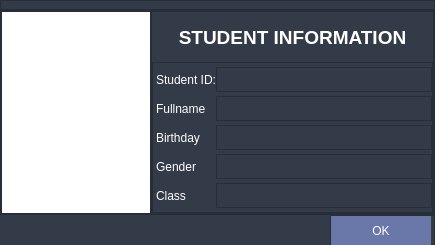
<?xml version="1.0" encoding="UTF-8"?>
<ui version="4.0">
 <class>Form</class>
 <widget class="QWidget" name="Form">
  <property name="geometry">
   <rect>
    <x>0</x>
    <y>0</y>
    <width>435</width>
    <height>245</height>
   </rect>
  </property>
  <property name="minimumSize">
   <size>
    <width>435</width>
    <height>245</height>
   </size>
  </property>
  <property name="maximumSize">
   <size>
    <width>435</width>
    <height>245</height>
   </size>
  </property>
  <property name="windowTitle">
   <string>Form</string>
  </property>
  <property name="styleSheet">
   <string notr="true">background-color: rgb(52, 59, 72);</string>
  </property>
  <layout class="QVBoxLayout" name="verticalLayout_3">
   <property name="spacing">
    <number>0</number>
   </property>
   <property name="leftMargin">
    <number>0</number>
   </property>
   <property name="topMargin">
    <number>0</number>
   </property>
   <property name="rightMargin">
    <number>0</number>
   </property>
   <property name="bottomMargin">
    <number>0</number>
   </property>
   <item>
    <widget class="QFrame" name="frame_6">
     <property name="minimumSize">
      <size>
       <width>0</width>
       <height>10</height>
      </size>
     </property>
     <property name="maximumSize">
      <size>
       <width>16777215</width>
       <height>10</height>
      </size>
     </property>
     <property name="frameShape">
      <enum>QFrame::StyledPanel</enum>
     </property>
     <property name="frameShadow">
      <enum>QFrame::Raised</enum>
     </property>
    </widget>
   </item>
   <item>
    <widget class="QFrame" name="frame_4">
     <property name="frameShape">
      <enum>QFrame::StyledPanel</enum>
     </property>
     <property name="frameShadow">
      <enum>QFrame::Raised</enum>
     </property>
     <layout class="QHBoxLayout" name="horizontalLayout">
      <property name="spacing">
       <number>0</number>
      </property>
      <property name="leftMargin">
       <number>0</number>
      </property>
      <property name="topMargin">
       <number>0</number>
      </property>
      <property name="rightMargin">
       <number>0</number>
      </property>
      <property name="bottomMargin">
       <number>0</number>
      </property>
      <item>
       <widget class="QFrame" name="frame">
        <property name="minimumSize">
         <size>
          <width>150</width>
          <height>0</height>
         </size>
        </property>
        <property name="frameShape">
         <enum>QFrame::StyledPanel</enum>
        </property>
        <property name="frameShadow">
         <enum>QFrame::Raised</enum>
        </property>
        <layout class="QVBoxLayout" name="verticalLayout_2">
         <property name="spacing">
          <number>0</number>
         </property>
         <property name="leftMargin">
          <number>0</number>
         </property>
         <property name="topMargin">
          <number>0</number>
         </property>
         <property name="rightMargin">
          <number>0</number>
         </property>
         <property name="bottomMargin">
          <number>0</number>
         </property>
         <item>
          <widget class="QLabel" name="label_7">
           <property name="styleSheet">
            <string notr="true">background-color: rgb(255, 255, 255);</string>
           </property>
           <property name="text">
            <string/>
           </property>
          </widget>
         </item>
        </layout>
       </widget>
      </item>
      <item>
       <widget class="QFrame" name="frame_2">
        <property name="styleSheet">
         <string notr="true"/>
        </property>
        <property name="frameShape">
         <enum>QFrame::StyledPanel</enum>
        </property>
        <property name="frameShadow">
         <enum>QFrame::Raised</enum>
        </property>
        <layout class="QVBoxLayout" name="verticalLayout">
         <property name="spacing">
          <number>0</number>
         </property>
         <property name="leftMargin">
          <number>0</number>
         </property>
         <property name="topMargin">
          <number>0</number>
         </property>
         <property name="rightMargin">
          <number>0</number>
         </property>
         <property name="bottomMargin">
          <number>0</number>
         </property>
         <item>
          <widget class="QLabel" name="label">
           <property name="minimumSize">
            <size>
             <width>0</width>
             <height>50</height>
            </size>
           </property>
           <property name="maximumSize">
            <size>
             <width>16777215</width>
             <height>50</height>
            </size>
           </property>
           <property name="font">
            <font>
             <pointsize>14</pointsize>
             <weight>75</weight>
             <bold>true</bold>
            </font>
           </property>
           <property name="styleSheet">
            <string notr="true">color: rgb(255, 255, 255);</string>
           </property>
           <property name="text">
            <string>STUDENT INFORMATION</string>
           </property>
           <property name="alignment">
            <set>Qt::AlignCenter</set>
           </property>
          </widget>
         </item>
         <item>
          <widget class="QFrame" name="frame_3">
           <property name="frameShape">
            <enum>QFrame::StyledPanel</enum>
           </property>
           <property name="frameShadow">
            <enum>QFrame::Raised</enum>
           </property>
           <layout class="QGridLayout" name="gridLayout">
            <property name="leftMargin">
             <number>3</number>
            </property>
            <property name="topMargin">
             <number>0</number>
            </property>
            <property name="rightMargin">
             <number>0</number>
            </property>
            <property name="bottomMargin">
             <number>0</number>
            </property>
            <property name="spacing">
             <number>0</number>
            </property>
            <item row="4" column="1">
             <widget class="QTextEdit" name="textEdit_4">
              <property name="minimumSize">
               <size>
                <width>0</width>
                <height>25</height>
               </size>
              </property>
              <property name="maximumSize">
               <size>
                <width>16777215</width>
                <height>25</height>
               </size>
              </property>
              <property name="styleSheet">
               <string notr="true">color: rgb(255, 255, 255);</string>
              </property>
              <property name="html">
               <string>&lt;!DOCTYPE HTML PUBLIC &quot;-//W3C//DTD HTML 4.0//EN&quot; &quot;http://www.w3.org/TR/REC-html40/strict.dtd&quot;&gt;
&lt;html&gt;&lt;head&gt;&lt;meta name=&quot;qrichtext&quot; content=&quot;1&quot; /&gt;&lt;style type=&quot;text/css&quot;&gt;
p, li { white-space: pre-wrap; }
&lt;/style&gt;&lt;/head&gt;&lt;body style=&quot; font-family:'MS Shell Dlg 2'; font-size:8.25pt; font-weight:400; font-style:normal;&quot;&gt;
&lt;p style=&quot;-qt-paragraph-type:empty; margin-top:0px; margin-bottom:0px; margin-left:0px; margin-right:0px; -qt-block-indent:0; text-indent:0px;&quot;&gt;&lt;br /&gt;&lt;/p&gt;&lt;/body&gt;&lt;/html&gt;</string>
              </property>
             </widget>
            </item>
            <item row="4" column="0">
             <widget class="QLabel" name="label_5">
              <property name="minimumSize">
               <size>
                <width>0</width>
                <height>25</height>
               </size>
              </property>
              <property name="maximumSize">
               <size>
                <width>16777215</width>
                <height>25</height>
               </size>
              </property>
              <property name="styleSheet">
               <string notr="true">color: rgb(255, 255, 255);</string>
              </property>
              <property name="text">
               <string>Gender</string>
              </property>
             </widget>
            </item>
            <item row="3" column="1" alignment="Qt::AlignVCenter">
             <widget class="QTextEdit" name="textEdit_3">
              <property name="minimumSize">
               <size>
                <width>0</width>
                <height>25</height>
               </size>
              </property>
              <property name="maximumSize">
               <size>
                <width>16777215</width>
                <height>25</height>
               </size>
              </property>
              <property name="styleSheet">
               <string notr="true">color: rgb(255, 255, 255);</string>
              </property>
              <property name="lineWrapMode">
               <enum>QTextEdit::WidgetWidth</enum>
              </property>
              <property name="html">
               <string>&lt;!DOCTYPE HTML PUBLIC &quot;-//W3C//DTD HTML 4.0//EN&quot; &quot;http://www.w3.org/TR/REC-html40/strict.dtd&quot;&gt;
&lt;html&gt;&lt;head&gt;&lt;meta name=&quot;qrichtext&quot; content=&quot;1&quot; /&gt;&lt;style type=&quot;text/css&quot;&gt;
p, li { white-space: pre-wrap; }
&lt;/style&gt;&lt;/head&gt;&lt;body style=&quot; font-family:'MS Shell Dlg 2'; font-size:8.25pt; font-weight:400; font-style:normal;&quot;&gt;
&lt;p style=&quot;-qt-paragraph-type:empty; margin-top:0px; margin-bottom:0px; margin-left:0px; margin-right:0px; -qt-block-indent:0; text-indent:0px;&quot;&gt;&lt;br /&gt;&lt;/p&gt;&lt;/body&gt;&lt;/html&gt;</string>
              </property>
             </widget>
            </item>
            <item row="2" column="1">
             <widget class="QTextEdit" name="textEdit_2">
              <property name="minimumSize">
               <size>
                <width>0</width>
                <height>25</height>
               </size>
              </property>
              <property name="maximumSize">
               <size>
                <width>16777215</width>
                <height>25</height>
               </size>
              </property>
              <property name="styleSheet">
               <string notr="true">color: rgb(255, 255, 255);</string>
              </property>
              <property name="html">
               <string>&lt;!DOCTYPE HTML PUBLIC &quot;-//W3C//DTD HTML 4.0//EN&quot; &quot;http://www.w3.org/TR/REC-html40/strict.dtd&quot;&gt;
&lt;html&gt;&lt;head&gt;&lt;meta name=&quot;qrichtext&quot; content=&quot;1&quot; /&gt;&lt;style type=&quot;text/css&quot;&gt;
p, li { white-space: pre-wrap; }
&lt;/style&gt;&lt;/head&gt;&lt;body style=&quot; font-family:'MS Shell Dlg 2'; font-size:8.25pt; font-weight:400; font-style:normal;&quot;&gt;
&lt;p style=&quot;-qt-paragraph-type:empty; margin-top:0px; margin-bottom:0px; margin-left:0px; margin-right:0px; -qt-block-indent:0; text-indent:0px;&quot;&gt;&lt;br /&gt;&lt;/p&gt;&lt;/body&gt;&lt;/html&gt;</string>
              </property>
             </widget>
            </item>
            <item row="2" column="0">
             <widget class="QLabel" name="label_3">
              <property name="minimumSize">
               <size>
                <width>0</width>
                <height>25</height>
               </size>
              </property>
              <property name="maximumSize">
               <size>
                <width>16777215</width>
                <height>25</height>
               </size>
              </property>
              <property name="styleSheet">
               <string notr="true">color: rgb(255, 255, 255);</string>
              </property>
              <property name="text">
               <string>Fullname</string>
              </property>
             </widget>
            </item>
            <item row="3" column="0">
             <widget class="QLabel" name="label_4">
              <property name="minimumSize">
               <size>
                <width>0</width>
                <height>25</height>
               </size>
              </property>
              <property name="maximumSize">
               <size>
                <width>16777215</width>
                <height>25</height>
               </size>
              </property>
              <property name="styleSheet">
               <string notr="true">color: rgb(255, 255, 255);</string>
              </property>
              <property name="text">
               <string>Birthday</string>
              </property>
             </widget>
            </item>
            <item row="0" column="0">
             <widget class="QLabel" name="label_2">
              <property name="minimumSize">
               <size>
                <width>0</width>
                <height>25</height>
               </size>
              </property>
              <property name="maximumSize">
               <size>
                <width>16777215</width>
                <height>25</height>
               </size>
              </property>
              <property name="styleSheet">
               <string notr="true">color: rgb(255, 255, 255);</string>
              </property>
              <property name="text">
               <string>Student ID:</string>
              </property>
             </widget>
            </item>
            <item row="0" column="1" colspan="2" alignment="Qt::AlignVCenter">
             <widget class="QTextEdit" name="textEdit">
              <property name="minimumSize">
               <size>
                <width>0</width>
                <height>25</height>
               </size>
              </property>
              <property name="maximumSize">
               <size>
                <width>16777215</width>
                <height>25</height>
               </size>
              </property>
              <property name="styleSheet">
               <string notr="true">color: rgb(255, 255, 255);</string>
              </property>
              <property name="html">
               <string>&lt;!DOCTYPE HTML PUBLIC &quot;-//W3C//DTD HTML 4.0//EN&quot; &quot;http://www.w3.org/TR/REC-html40/strict.dtd&quot;&gt;
&lt;html&gt;&lt;head&gt;&lt;meta name=&quot;qrichtext&quot; content=&quot;1&quot; /&gt;&lt;style type=&quot;text/css&quot;&gt;
p, li { white-space: pre-wrap; }
&lt;/style&gt;&lt;/head&gt;&lt;body style=&quot; font-family:'MS Shell Dlg 2'; font-size:8.25pt; font-weight:400; font-style:normal;&quot;&gt;
&lt;p style=&quot;-qt-paragraph-type:empty; margin-top:0px; margin-bottom:0px; margin-left:0px; margin-right:0px; -qt-block-indent:0; text-indent:0px;&quot;&gt;&lt;br /&gt;&lt;/p&gt;&lt;/body&gt;&lt;/html&gt;</string>
              </property>
             </widget>
            </item>
            <item row="5" column="0">
             <widget class="QLabel" name="label_6">
              <property name="minimumSize">
               <size>
                <width>0</width>
                <height>25</height>
               </size>
              </property>
              <property name="maximumSize">
               <size>
                <width>16777215</width>
                <height>25</height>
               </size>
              </property>
              <property name="styleSheet">
               <string notr="true">color: rgb(255, 255, 255);</string>
              </property>
              <property name="text">
               <string>Class</string>
              </property>
             </widget>
            </item>
            <item row="5" column="1">
             <widget class="QTextEdit" name="textEdit_5">
              <property name="minimumSize">
               <size>
                <width>0</width>
                <height>25</height>
               </size>
              </property>
              <property name="maximumSize">
               <size>
                <width>16777215</width>
                <height>25</height>
               </size>
              </property>
              <property name="styleSheet">
               <string notr="true">color: rgb(255, 255, 255);</string>
              </property>
              <property name="html">
               <string>&lt;!DOCTYPE HTML PUBLIC &quot;-//W3C//DTD HTML 4.0//EN&quot; &quot;http://www.w3.org/TR/REC-html40/strict.dtd&quot;&gt;
&lt;html&gt;&lt;head&gt;&lt;meta name=&quot;qrichtext&quot; content=&quot;1&quot; /&gt;&lt;style type=&quot;text/css&quot;&gt;
p, li { white-space: pre-wrap; }
&lt;/style&gt;&lt;/head&gt;&lt;body style=&quot; font-family:'MS Shell Dlg 2'; font-size:8.25pt; font-weight:400; font-style:normal;&quot;&gt;
&lt;p style=&quot;-qt-paragraph-type:empty; margin-top:0px; margin-bottom:0px; margin-left:0px; margin-right:0px; -qt-block-indent:0; text-indent:0px;&quot;&gt;&lt;br /&gt;&lt;/p&gt;&lt;/body&gt;&lt;/html&gt;</string>
              </property>
             </widget>
            </item>
           </layout>
          </widget>
         </item>
        </layout>
       </widget>
      </item>
     </layout>
    </widget>
   </item>
   <item alignment="Qt::AlignRight">
    <widget class="QFrame" name="frame_5">
     <property name="minimumSize">
      <size>
       <width>0</width>
       <height>30</height>
      </size>
     </property>
     <property name="maximumSize">
      <size>
       <width>16777215</width>
       <height>30</height>
      </size>
     </property>
     <property name="frameShape">
      <enum>QFrame::StyledPanel</enum>
     </property>
     <property name="frameShadow">
      <enum>QFrame::Raised</enum>
     </property>
     <layout class="QHBoxLayout" name="horizontalLayout_2">
      <property name="spacing">
       <number>0</number>
      </property>
      <property name="leftMargin">
       <number>0</number>
      </property>
      <property name="topMargin">
       <number>0</number>
      </property>
      <property name="rightMargin">
       <number>3</number>
      </property>
      <property name="bottomMargin">
       <number>0</number>
      </property>
      <item>
       <widget class="QPushButton" name="pushButton">
        <property name="minimumSize">
         <size>
          <width>100</width>
          <height>30</height>
         </size>
        </property>
        <property name="maximumSize">
         <size>
          <width>100</width>
          <height>30</height>
         </size>
        </property>
        <property name="styleSheet">
         <string notr="true">QPushButton {	
	border: none;
	
	color: rgb(255, 255, 255);
	background-color: rgb(106, 119, 169);
}
QPushButton:hover {
	background-color: rgb(106, 119, 169);
}
QPushButton:pressed {	
	background-color: rgb(85, 170, 255);
}</string>
        </property>
        <property name="text">
         <string>OK</string>
        </property>
       </widget>
      </item>
     </layout>
    </widget>
   </item>
  </layout>
 </widget>
 <resources/>
 <connections/>
</ui>
